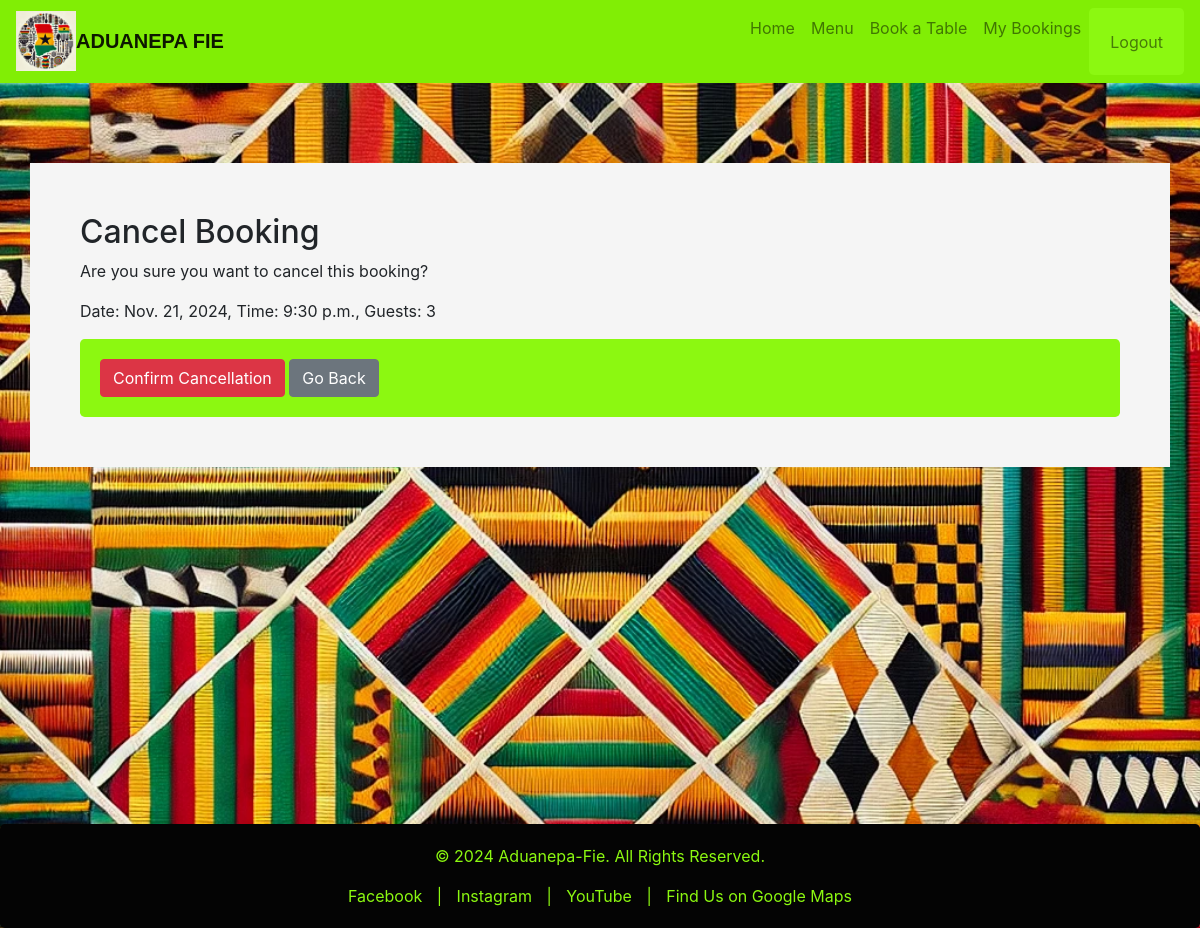
Screenshot of /cancel_booking/23/ (signed in) with the database file from the repository.
### bookings/models.py (models this page shows, shortened)
class Booking(models.Model):
    user = models.ForeignKey(User, on_delete=models.CASCADE)
    table = models.ForeignKey(Table, on_delete=models.CASCADE)
    date = models.DateField()
    time = models.TimeField()
    guests = models.IntegerField()
    created_at = models.DateTimeField(auto_now_add=True)

### bookings/views.py (the view, shortened to what this page needs)
# urls.py: path('cancel_booking/<int:booking_id>/', views.cancel_booking, name='cancel_booking'),
@login_required
def cancel_booking(request, booking_id):
    booking = get_object_or_404(Booking, id=booking_id, user=request.user)
    return render(request, 'cancel_booking.html', {'booking': booking})

### templates/cancel_booking.html (shortened to what this page needs)
{% extends 'base.html' %}
{% block content %}
    <h2>Cancel Booking</h2>
    <p>Are you sure you want to cancel this booking?</p>
    <p>Date: {{ booking.date }}, Time: {{ booking.time }}, Guests: {{ booking.guests }}</p>
    <form method="post">
        <button type="submit" class="btn btn-danger">Confirm Cancellation</button>
        <a href="{% url 'my_bookings' %}" class="btn btn-secondary">Go Back</a>
    </form>
{% endblock %}

### static/css/styles.css (style rules this page uses)
html, body { display: flex; flex-direction: column; max-width: 100%; }
body { background-image: url('/static/images/kente_background.jpg'); background-size: cover; background-repeat: no-repeat; background-position: center; }
form { background-color:#8cf811; padding: 20px; border-radius: 0.3rem; }
.btn-danger { background-color: #dc3545; border-color: #dc3545; }
.btn-secondary { background-color: #6c757d; border-color: #6c757d; }

### rows the page displays
Booking: date "Nov. 21, 2024", time "9:30 p.m.", guests "3"
